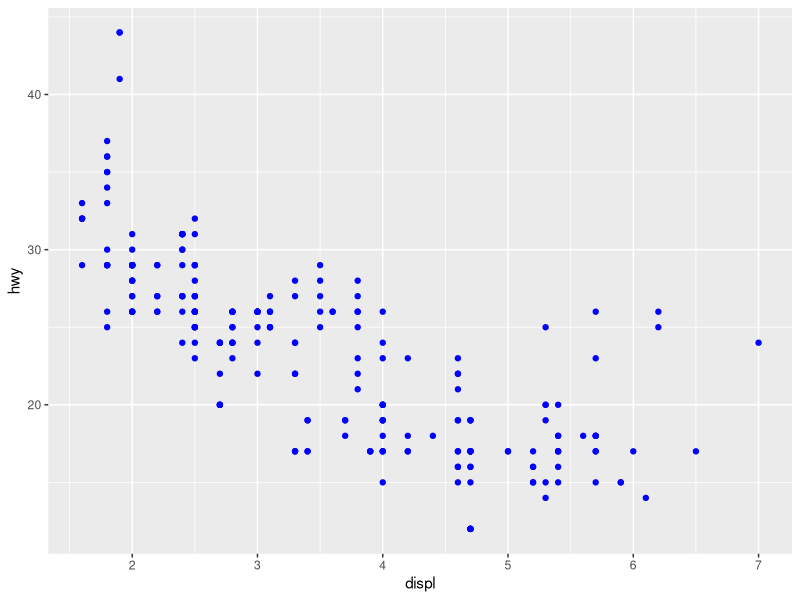
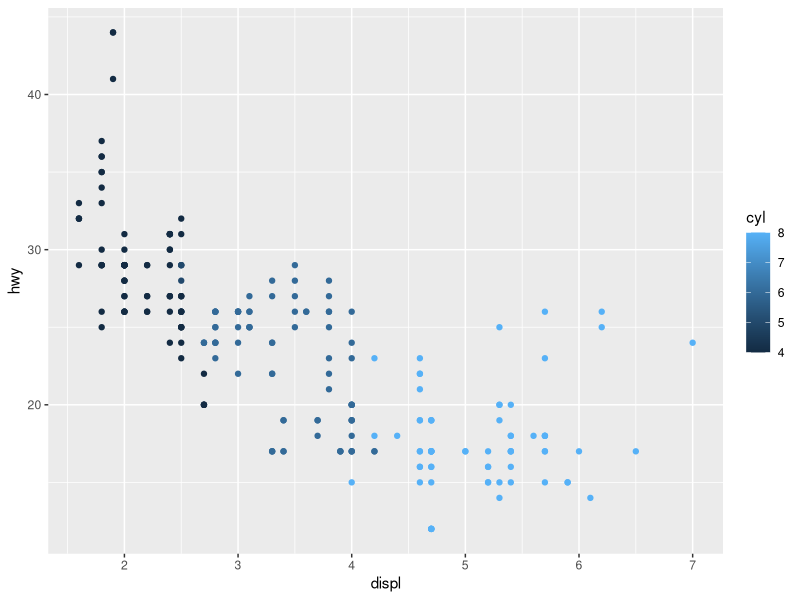
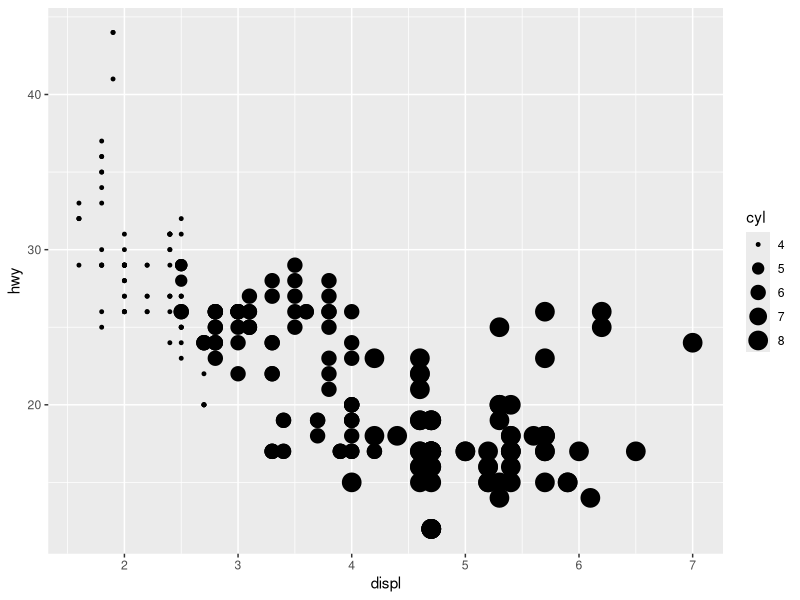
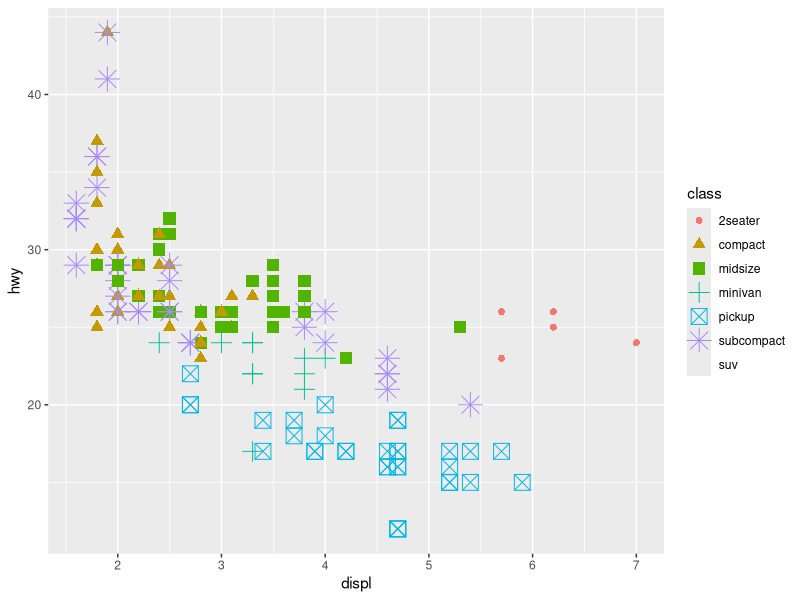
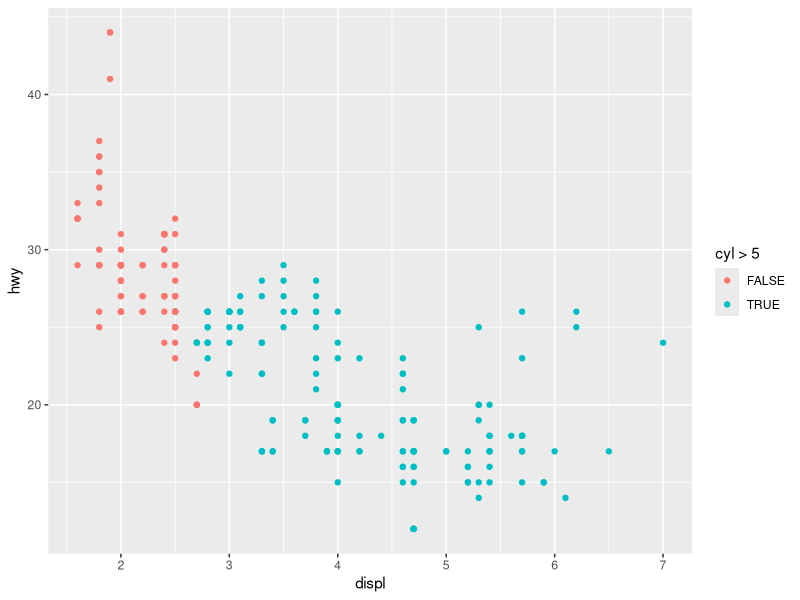

R code for these plots, in order:
## ---- chunk 1
rm(list = ls()) # clean-up workspace
library("tidyverse")
## ---- chunk 2
ggplot(data = mpg) +
  geom_point(mapping = aes(x = displ, y = hwy), colour = "blue")
## ---- chunk 3
summary(mpg)
## ---- chunk 4
ggplot(data = mpg) +
  geom_point(mapping = aes(x = displ, y = hwy, colour = cyl))
ggplot(data = mpg) +
  geom_point(mapping = aes(x = displ, y = hwy, size = cyl))
#ggplot(data = mpg) +
#  geom_point(mapping = aes(x = displ, y = hwy, shape = cyl))
## ---- chunk 5
ggplot(data = mpg) +
  geom_point(mapping = aes(x = displ, y = hwy, colour = class, size = class, shape = class))
## ---- chunk 6
ggplot(data = mpg) +
  geom_point(mapping = aes(x = displ, y = hwy, colour = cyl > 5))
